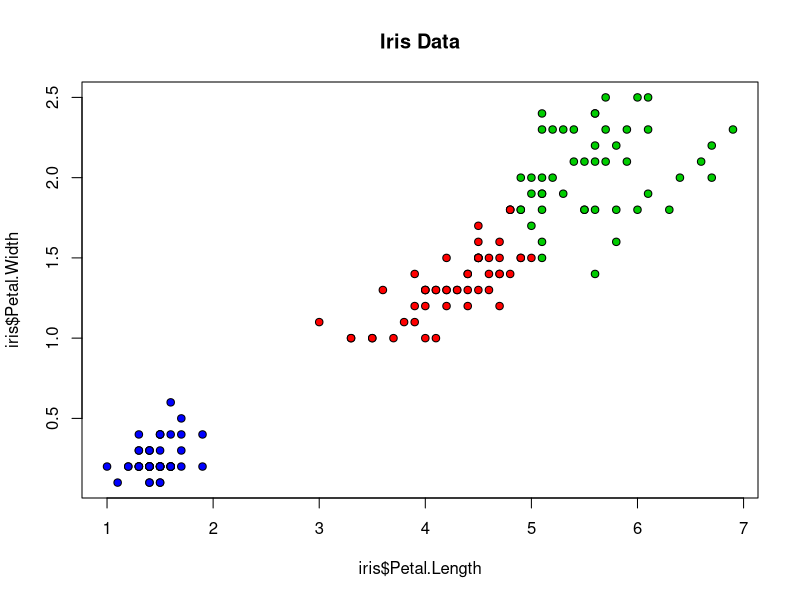

This chart was generated by the following R code:
## ---- chunk 1
head(iris)
## ---- chunk 2
set.seed(1234)
irisCluster <- kmeans(iris[, 3:4], 3, nstart=20)
irisCluster
## ---- chunk 3
table(irisCluster$cluster, iris$Species)

## ---- chunk 4

plot(iris$Petal.Length, iris$Petal.Width, pch=21, bg=c("red","green3","blue")
[unclass(irisCluster$cluster)], main="Iris Data")
